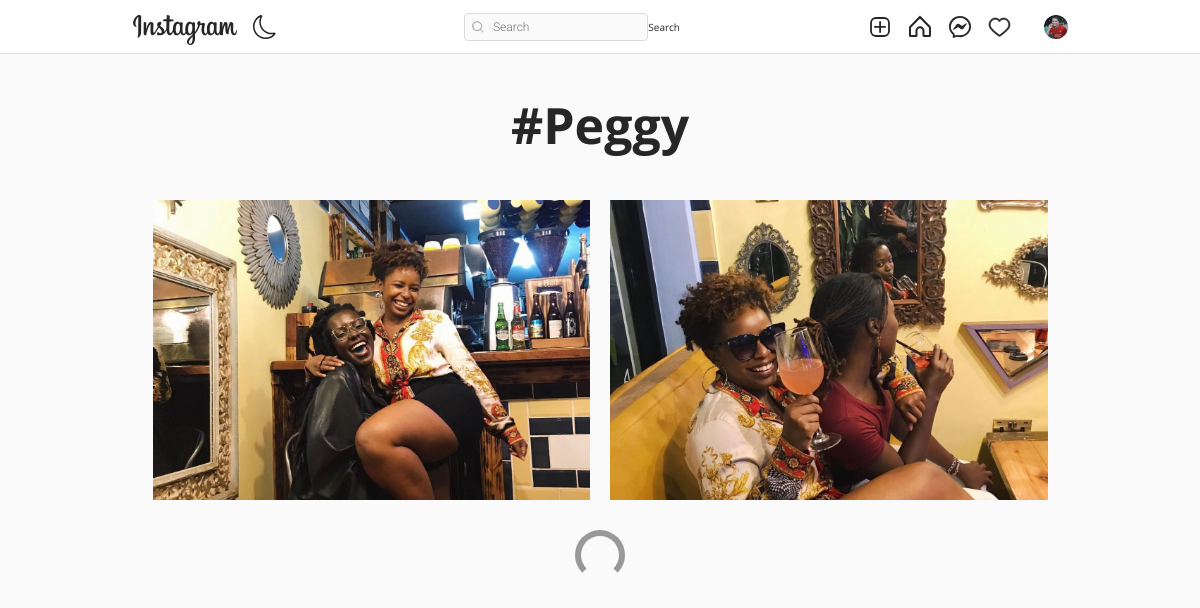
Screenshot of /tag/6b1c1492-e5c1-11ec-8928-b57e2ff21d68 (signed in) with the database file from the repository.
### authy/models.py (models this page shows, shortened)
class Profile(models.Model):
    user = models.OneToOneField(User, related_name='profile', on_delete=models.CASCADE)
    image = models.ImageField(upload_to="profile_pciture", null=True, default="default.jpg")
    first_name = models.CharField(max_length=200, null=True, blank=True)
    last_name = models.CharField(max_length=200, null=True, blank=True)
    bio = models.CharField(max_length=200, null=True, blank=True)
    location = models.CharField(max_length=200, null=True, blank=True)
    url = models.URLField(max_length=200, null=True, blank=True)
    favourite = models.ManyToManyField(Post, blank=True)

### post/models.py (models this page shows, shortened)
class Tag(models.Model):
    title = models.CharField(max_length=75, verbose_name='Tag')
    slug = models.SlugField(null=False, unique=True, default=uuid.uuid1)
    class Meta:
        verbose_name = 'Tag'
        verbose_name_plural = 'Tags'

class Post(models.Model):
    id = models.UUIDField(primary_key=True, default=uuid.uuid4, editable=False)
    picture = models.ImageField(upload_to=user_directory_path, verbose_name="Picture")
    caption = models.CharField(max_length=10000, verbose_name="Caption")
    posted = models.DateField(auto_now_add=True)
    tags = models.ManyToManyField(Tag, related_name="tags")
    user = models.ForeignKey(User, on_delete=models.CASCADE)
    likes = models.IntegerField(default=0)
    def get_absolute_url(self):
        return reverse("post-details", args=[str(self.id)])

### post/views.py (the view)
# urls.py: path('tag/<slug:tag_slug>', Tags, name='tags'),
@login_required
def Tags(request, tag_slug):
    tag = get_object_or_404(Tag, slug=tag_slug)
    posts = Post.objects.filter(tags=tag).order_by('-posted')
    context = {
        'posts': posts,
        'tag': tag
    }
    return render(request, 'tag.html', context)

### templates/tag.html (shortened to what this page needs)
{% extends 'base.html' %}
{% load static %}
{% load crispy_forms_tags %}
{% block content %}
<!DOCTYPE html>
<html lang="en">
<head>
    <link rel="stylesheet" href="{% static 'assets3/css/reset.css' %}">
    <link rel="stylesheet" href="{% static 'assets3/css/styles.css' %}">
    <link rel="stylesheet" href="https://use.fontawesome.com/releases/v5.2.0/css/all.css">
</head>
<body>
    <header>
        <div>
         <h1 style="font-size: 50px; margin-top: 100px; text-align:center; font-weight: bold; margin-bottom: 50px;">#{{tag.title|title}}</h1>
        </div>
    </header>
    <main>
        <div class="container">
            <div class="gallery">
                {% for post in posts %}
                <a href="{{post.get_absolute_url}}"><div class="gallery-item" tabindex="0">
                    <img src="{{ post.picture.url }}" class="gallery-image" alt="" style="width: 500px; height: 300px; object-fit: cover;">
                </div></a>
                {% endfor %}
            </div>
            <div class="loader"></div>
        </div>
    </main>
{% endblock content %}

### templates/base.html (shortened to what this page needs)
{% load static %}
<!DOCTYPE html>
<html lang="en">
<head>
    <link rel="stylesheet" href="https://cdn.jsdelivr.net/npm/bootstrap-icons@1.8.1/font/bootstrap-icons.css">
    <link href="https://cdn.jsdelivr.net/npm/bootstrap@5.1.3/dist/css/bootstrap.min.css" rel="stylesheet">
    <link rel="stylesheet" type="text/css" href="{% static 'assets1/style.css' %}">
</head>
<body>
    <header class="header">
        <nav class="header__content">
            <div class="header__buttons">
                <a href="{% url 'index' %}" class="header__home">
                </a>
                <button class="header__theme-button" title="Toggle Theme">
                </button>
            </div>
            <form action="{% url 'search-users' %}" method="GET">
                <div class="header__search">
                    <input type="text" placeholder="Search" name="q" value="{{ request.GET.q }}">
                    <button class="btn btn-primary" type="submit">Search</button>
                </div>
            </form>
            <div class="header__buttons header__buttons--desktop">
                <a href="{% url 'newpost' %}">
                </a>
                <a href="{% url 'index' %}">
                </a>
                <a href="{% url 'message' %}">
                </a>
                <span>
                    <a href="{% url 'show-notification' %}">
                    </a>
                </span>
                <a href="">
                    <button class="profile-button">
                        <a href="{% url 'profile' request.user %}">
                            <div class="profile-button__picture">
                                <img src="{{request.user.profile.image.url}}" alt="User Picture">
                            </div>
                        </a>
                    </button>
                </a>
            </div>
        </nav>
    </header>
    {% block content %}
    {% endblock content %}
</body>
</html>

### static/assets1/style.css (style rules this page uses)
*, *::after, *::before { box-sizing: border-box; margin: 0; padding: 0; }
*, button, input, select, textarea { font-family: 'Roboto', sans-serif; }
:root { --primary: hsl(0, 0%, 100%); --secondary: hsl(0, 0%, 98%); --border: hsl(0, 0%, 86%); --story-border: hsl(0, 0%, 78%); --img-border: hsla(0, 0%, 0%, 0.1); --text-dark: hsl(0, 0%, 15%); --text-light: hsl(0, 0%, 60%); --like: hsl(355, 82%, 61%); --link: hsl(204, 100%, 48%); --header-height: 44px; --nav-height: 44px; }
body { min-height: 100vh; display: flex; flex-direction: column; overflow-y: auto; }
svg { display: block; }
img { max-width: 100%; }
.header { width: 100%; height: var(--header-height); background-color: var(--primary); display: flex; justify-content: center; position: fixed; top: 0; left: 0; z-index: 2; }
.header::after { content: ''; position: absolute; bottom: 0; width: 100%; height: 1px; background-color: var(--border); }
.header__content { width: 100%; max-width: 975px; padding: 0 14px; display: flex; justify-content: space-between; align-items: center; }
.header__home { margin-top: 5px; }
.header__theme-button { background-color: transparent; border: none; cursor: pointer; }
.header__theme-button-moon { display: unset; }
.header__search { width: 216px; height: 28px; display: none; align-items: center; position: relative; }
.header__search svg { width: 12px; height: 12px; position: absolute; left: 8px; }
.header__search input { width: 100%; height: 100%; background-color: var(--secondary); padding: 4px 10px 4px 28px; border: 1px solid var(--border); border-radius: 4px; outline: none; font-size: 12px; font-weight: 300; text-decoration: none; color: var(--text-light); text-overflow: ellipsis; overflow: hidden; white-space: nowrap; }
.header__buttons { display: flex; align-items: center; gap: 16px; }
.profile-button { background-color: transparent; border: none; outline: none; cursor: pointer; position: relative; }
.profile-button__picture { width: 24px; height: 24px; border-radius: 50%; overflow: hidden; position: relative; }
.profile-button__picture::after { content: ''; position: absolute; top: 0; bottom: 0; left: 0; right: 0; border: 1px solid var(--img-border); border-radius: 50%; }
@media (min-width: 768px) { :root { --header-height: 54px; --nav-height: 0px; } }
@media (min-width: 768px) { .header__content { padding: 0 20px; } }
@media (min-width: 768px) { .header__search { display: flex; } }

### static/assets3/css/styles.css (style rules this page uses)
:root { font-size: 10px; }
*, *::before, *::after { box-sizing: border-box; }
body { font-family: "Open Sans", Arial, sans-serif; min-height: 100vh; background-color: #fafafa; color: #262626; padding-bottom: 3rem; }
img { display: block; }
.container { max-width: 93.5rem; margin: 0 auto; padding: 0 2rem; }
.btn { display: inline-block; font: inherit; background: none; border: none; color: inherit; padding: 0; cursor: pointer; }
.gallery { display: flex; flex-wrap: wrap; margin: -1rem -1rem; padding-bottom: 3rem; }
.gallery-item { position: relative; flex: 1 0 22rem; margin: 1rem; color: #fff; cursor: pointer; }
.gallery-image { width: 100%; height: 100%; object-fit: cover; }
.loader { width: 5rem; height: 5rem; border: 0.6rem solid #999; border-bottom-color: transparent; border-radius: 50%; margin: 0 auto; animation: loader 500ms linear infinite; }

### rows the page displays
Tag: title "Peggy"
Post: picture (picture)
Post: picture (picture)
